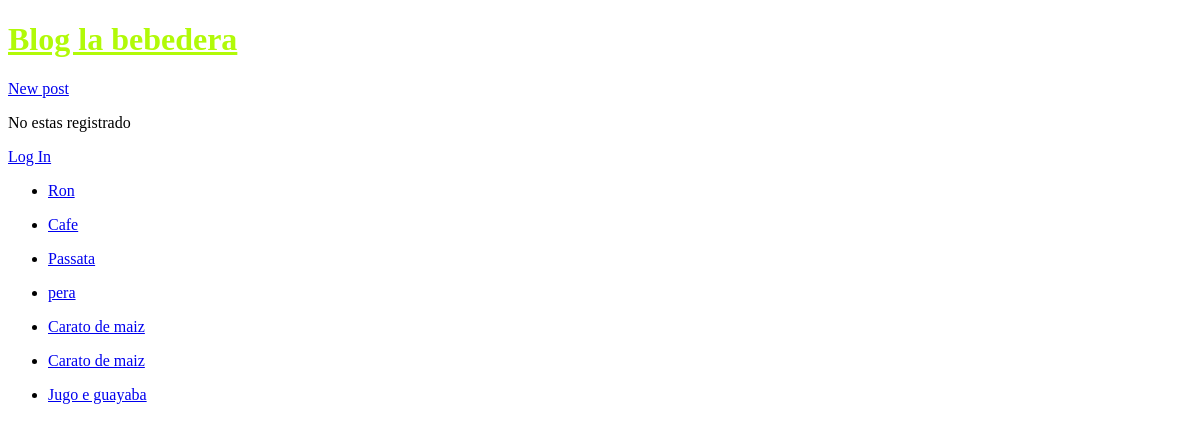
/, run on an earlier commit of the app's database.
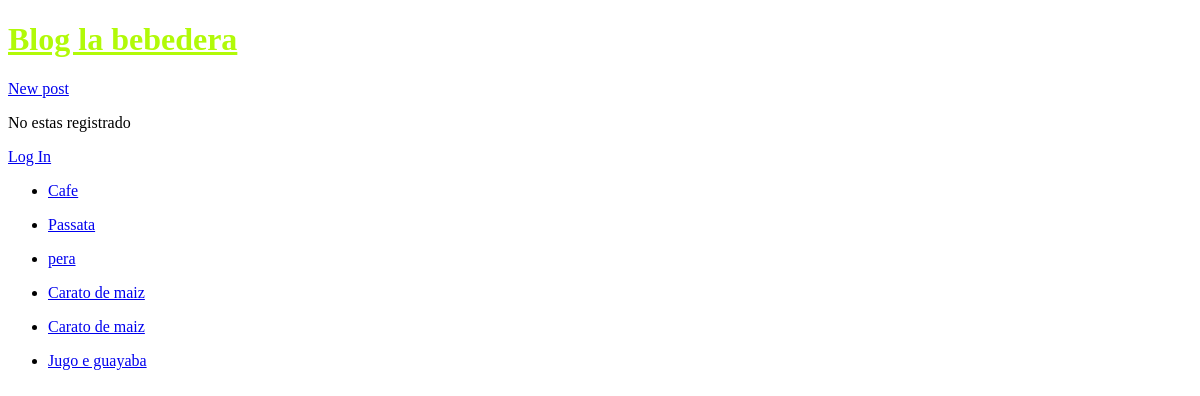
And on a later commit of the database.
### blogs/models.py (models this page shows, shortened)
class Post(models.Model):
    title = models.CharField(max_length = 120)
    body = models.TextField()
    author = models.ForeignKey(
        "auth.User",
        on_delete = models.CASCADE #Comportamiento para borrar todo el contenido de ese autor
    )
    created_at = models.DateTimeField(auto_now_add = True)

### blogs/views.py (the view)
# urls.py: path("", BlogListView.as_view(), name = "home"),
class BlogListView(ListView):
    model = Post
    template_name ="home.html"

### templates/home.html
{% extends "_base.html" %}
{% block content %}
    {% if user.is_authenticated %}
         hola {{ user.username }}!! :)
         <form action="{% url 'logout' %}" method="post">{% csrf_token %}
              <button type="submit">Log Out</button>
         </form>
    {% else %}
        <p>No estas registrado</p>
        <a href="{% url 'login'  %}">Log In</a>
    {% endif %}
    {% for post in post_list %}
            <ul>
                <li><a href="{% url 'post_detail'  post.pk %} ">{{ post.title }}</a></li>
            </ul>
    {% endfor %}
{% endblock content %}

What changed in the data, as far as the page shows it:
removed Post: title "Ron"
